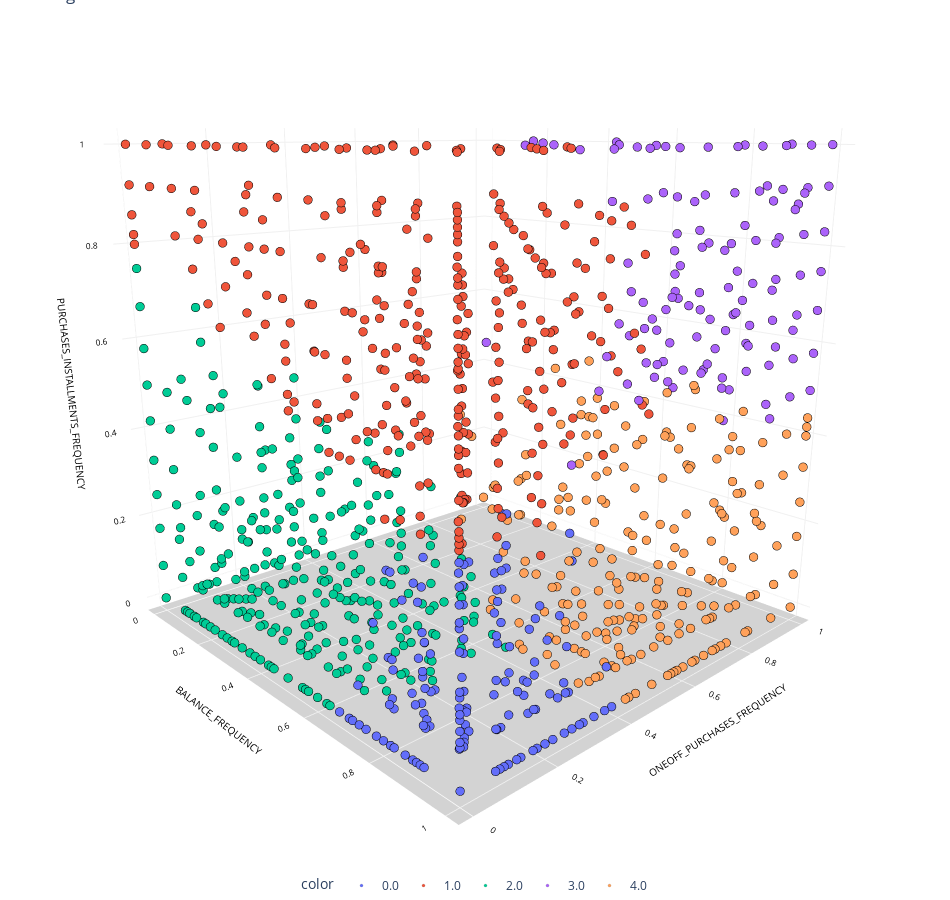

Write notebook code for a chart like this one.
### Code cell
chart(data[['BALANCE_FREQUENCY','ONEOFF_PURCHASES_FREQUENCY','PURCHASES_INSTALLMENTS_FREQUENCY']], kmeans.labels_)

### Figure 1 — Plotly figure (JSON) as saved in the notebook; plotly's stock layout.template omitted (floating-point values rounded to 4 significant figures; data arrays with more than 128 entries replaced by an {"elided": "..."} marker saying what was removed)
{"data": [{"hovertemplate": "color=0.0<br>BALANCE_FREQUENCY=%{x}<br>ONEOFF_PURCHASES_FREQUENCY=%{y}<br>PURCHASES_INSTALLMENTS_FREQUENCY=%{z}<extra></extra>", "legendgroup": "0.0", "marker": {"color": "#636efa", "line": {"color": "black", "width": 0.1}, "size": 3, "symbol": "circle"}, "mode": "markers", "name": "0.0", "scene": "scene", "showlegend": true, "type": "scatter3d", "x": {"elided": "3310 float values"}, "y": {"elided": "3310 float values"}, "z": {"elided": "3310 float values"}}, {"hovertemplate": "color=1.0<br>BALANCE_FREQUENCY=%{x}<br>ONEOFF_PURCHASES_FREQUENCY=%{y}<br>PURCHASES_INSTALLMENTS_FREQUENCY=%{z}<extra></extra>", "legendgroup": "1.0", "marker": {"color": "#EF553B", "line": {"color": "black", "width": 0.1}, "size": 3, "symbol": "circle"}, "mode": "markers", "name": "1.0", "scene": "scene", "showlegend": true, "type": "scatter3d", "x": {"elided": "2571 float values"}, "y": {"elided": "2571 float values"}, "z": {"elided": "2571 float values"}}, {"hovertemplate": "color=2.0<br>BALANCE_FREQUENCY=%{x}<br>ONEOFF_PURCHASES_FREQUENCY=%{y}<br>PURCHASES_INSTALLMENTS_FREQUENCY=%{z}<extra></extra>", "legendgroup": "2.0", "marker": {"color": "#00cc96", "line": {"color": "black", "width": 0.1}, "size": 3, "symbol": "circle"}, "mode": "markers", "name": "2.0", "scene": "scene", "showlegend": true, "type": "scatter3d", "x": {"elided": "1229 float values"}, "y": {"elided": "1229 float values"}, "z": {"elided": "1229 float values"}}, {"hovertemplate": "color=3.0<br>BALANCE_FREQUENCY=%{x}<br>ONEOFF_PURCHASES_FREQUENCY=%{y}<br>PURCHASES_INSTALLMENTS_FREQUENCY=%{z}<extra></extra>", "legendgroup": "3.0", "marker": {"color": "#ab63fa", "line": {"color": "black", "width": 0.1}, "size": 3, "symbol": "circle"}, "mode": "markers", "name": "3.0", "scene": "scene", "showlegend": true, "type": "scatter3d", "x": {"elided": "860 float values"}, "y": {"elided": "860 float values"}, "z": {"elided": "860 float values"}}, {"hovertemplate": "color=4.0<br>BALANCE_FREQUENCY=%{x}<br>ONEOFF_PURCHASES_FREQUENCY=%{y}<br>PURCHASES_INSTALLMENTS_FREQUENCY=%{z}<extra></extra>", "legendgroup": "4.0", "marker": {"color": "#FFA15A", "line": {"color": "black", "width": 0.1}, "size": 3, "symbol": "circle"}, "mode": "markers", "name": "4.0", "scene": "scene", "showlegend": true, "type": "scatter3d", "x": {"elided": "980 float values"}, "y": {"elided": "980 float values"}, "z": {"elided": "980 float values"}}], "layout": {"height": 900, "legend": {"orientation": "h", "title": {"text": "color"}, "tracegroupgap": 0, "x": 0.5, "xanchor": "center", "y": 0, "yanchor": "top"}, "margin": {"b": 0, "l": 0, "r": 0, "t": 0}, "scene": {"camera": {"center": {"x": 0, "y": 0, "z": -0.1}, "eye": {"x": 1.5, "y": -1.4, "z": 0.5}, "up": {"x": 0, "y": 0, "z": 1}}, "domain": {"x": [0, 1], "y": [0, 1]}, "xaxis": {"backgroundcolor": "white", "color": "black", "gridcolor": "#f0f0f0", "tickfont": {"size": 10}, "title": {"font": {"size": 10}, "text": "BALANCE_FREQUENCY"}}, "yaxis": {"backgroundcolor": "white", "color": "black", "gridcolor": "#f0f0f0", "tickfont": {"size": 10}, "title": {"font": {"size": 10}, "text": "ONEOFF_PURCHASES_FREQUENCY"}}, "zaxis": {"backgroundcolor": "lightgrey", "color": "black", "gridcolor": "#f0f0f0", "tickfont": {"size": 10}, "title": {"font": {"size": 10}, "text": "PURCHASES_INSTALLMENTS_FREQUENCY"}}}, "showlegend": true, "title": {"text": "segment distribution"}, "width": 950}}
